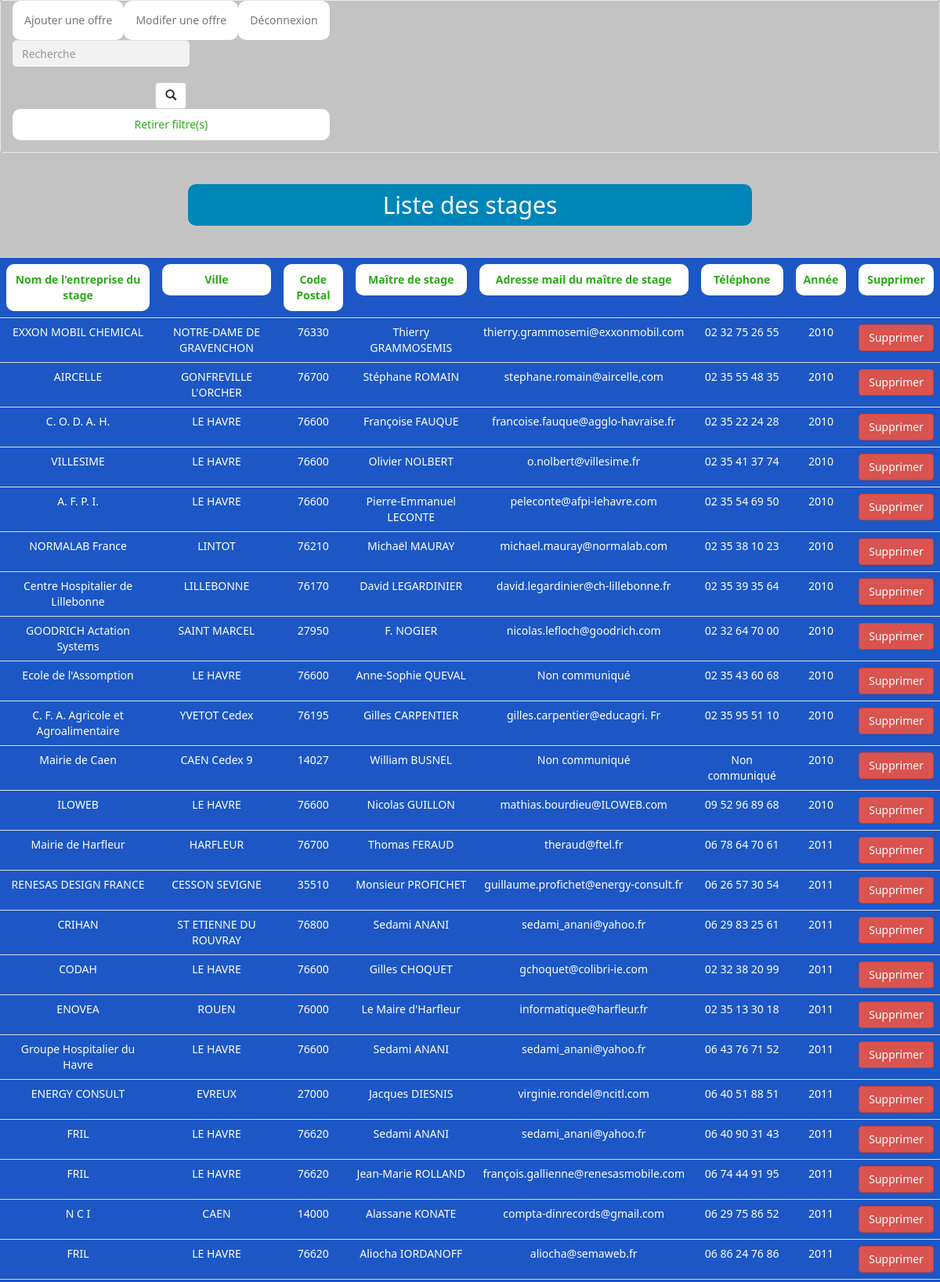
The app's page /listeAdmin.php (signed in, upper part) with its own data.
### tables this page shows
CREATE TABLE `offre` (
  `nomEnt` varchar(50) NOT NULL,
  `ville` varchar(50) NOT NULL,
  `codePostal` int(5) NOT NULL,
  `maitreStg` varchar(50) NOT NULL,
  `mail` varchar(50) NOT NULL,
  `telephone` varchar(20) NOT NULL,
  `id` int(3) NOT NULL,
  `annee` year(4) NOT NULL
);

### listeAdmin.php (the view, shortened to what this page needs)
<?php
$conn = mysqli_connect("localhost", "root", "", "stage");
$sort = isset($_GET['sort']) ? $_GET['sort'] : '';
$order = isset($_GET['order']) ? $_GET['order'] : 'asc';
if (isset($_POST['search'])) {
    $search_term = $_POST['search_term'];
    $resut = mysqli_query($conn, "SELECT * FROM offre WHERE nomEnt LIKE '%$search_term%'  OR ville LIKE '%$search_term%' OR codePostal LIKE '%$search_term%'
    OR maitreStg LIKE '%$search_term%' OR mail LIKE '%$search_term%' OR telephone LIKE '%$search_term%' OR annee LIKE '%$search_term%'");
    $resultat = mysqli_fetch_all($resut);
}
else if ($sort != '' && $order != '') {
    $resut = mysqli_query($conn, "SELECT * FROM offre ORDER BY $sort $order");
    $resultat = mysqli_fetch_all($resut);
}
else {
    $resut = mysqli_query($conn, "SELECT * FROM offre");
    $resultat = mysqli_fetch_all($resut);
}
?>
<!DOCTYPE html>
<html lang="en">
<head>
    <link rel="stylesheet" href="https://maxcdn.bootstrapcdn.com/bootstrap/3.4.1/css/bootstrap.min.css">
    <link rel="stylesheet" href="styleListe.css">
</head>
<body>
    <form action="" method="post">
        <div class="navbar navbar-default">
            <div class="container-fluid">
                <ul class="nav navbar-nav">
                    <li><a href="ajoutOffre.php">Ajouter une offre</a></li>
                    <li><a href="modifierOffre.php">Modifer une offre</a></li>
                    <li><a href="logout.php">Déconnexion</a></li>
                    <div class="form-group">
                        <input type="text" class="form-control" placeholder="Recherche" name="search_term"><br>
                        <button type="submit" class="btn btn-default" name="search"><span class="glyphicon glyphicon-search"></span></button>
                        <a href="listeAdmin.php">Retirer filtre(s)</a>
                    </div>
                </ul>
            </div>
        </div>
        <center>
            <h2>Liste des stages</h2><br>
            <table class="table">
                <tr>
                    <th><a href="?sort=nomEnt&order=<?php echo $sort == 'nomEnt' && $order == 'asc' ? 'desc' : 'asc'; ?>">Nom de l'entreprise du stage</a></th>
                    <th><a href="?sort=ville&order=<?php echo $sort == 'ville' && $order == 'asc' ? 'desc' : 'asc'; ?>">Ville</a></th>
                    <th><a href="?sort=codePostal&order=<?php echo $sort == 'codePostal' && $order == 'asc' ? 'desc' : 'asc'; ?>">Code Postal</a></th>
                    <th><a href="?sort=maitreStg&order=<?php echo $sort == 'maitreStg' && $order == 'asc' ? 'desc' : 'asc'; ?>">Maître de stage</a></th>
                    <th><a href="?sort=mail&order=<?php echo $sort == 'mail' && $order == 'asc' ? 'desc' : 'asc'; ?>">Adresse mail du maître de stage</a></th>
                    <th><a href="?sort=telephone&order=<?php echo $sort == 'telephone' && $order == 'asc' ? 'desc' : 'asc'; ?>">Téléphone</a></th>
                    <th><a href="?sort=annee&order=<?php echo $sort == 'annee' && $order == 'asc' ? 'desc' : 'asc'; ?>">Année</a></th>
                    <th>
                        <p>Supprimer</p>
                    </th>
                </tr>
                <?php
                foreach ($resultat as $res) {
                    echo "<tr>
                    <td><input type='hidden' name='nomEnt$res[6]' value='$res[0]'>$res[0]</td>
                    <td><input type='hidden' name='ville$res[6]' value='$res[1]'>$res[1]</td>
                    <td><input type='hidden' name='codePostal$res[6]' value='$res[2]'>$res[2]</td>
                    <td><input type='hidden' name='maitreStg$res[6]' value='$res[3]'>$res[3]</td>
                    <td><input type='hidden' name='mail$res[6]' value='$res[4]'>$res[4]</td>
                    <td><input type='hidden' name='telephone$res[6]' value='$res[5]'>$res[5]</td>
                    <td><input type='hidden' name='annee$res[6]' value='$res[7]'>$res[7]</td>
                    <td><input type='submit' class='btn btn-danger' name='supprimer$res[6]' value='Supprimer'></td>
                </tr>";
                }
                ?>
            </table>
        </center>
    </form>
</body>
</html>

### styleListe.css (style rules this page uses)
body { font-family: system-ui; }
form { display: flex; flex-direction: column; background-color: rgb(195, 195, 195); }
p { color: #2ea81c; background-color: white; padding: 10px; border-radius: 10px; }
h2 { color: #ffffff; background-color: #0085b9; display: flex; flex-direction: column; align-items: center; justify-content: center; margin: 20px auto; width: 60%; height: auto; padding: 10px; border-radius: 10px; }
a { color: #2ea81c; background-color: white; text-decoration: none; display: flex; flex-direction: column; align-items: center; padding: 10px; border-radius: 10px; transition: all 0.3s ease; }
td { color: #ffffff; text-align: center; background-color: #1c57c5; }
th { text-align: center; background-color: #1c57c5; }
div { text-align: center; background-color: rgb(195, 195, 195); }
input[type="text"], button { border-radius: 5px; border: none; background-color: #f2f2f2; width: auto; }

### records on screen
offre: nomEnt "EXXON MOBIL CHEMICAL", ville "NOTRE-DAME DE GRAVENCHON", codePostal "76330", maitreStg "Thierry GRAMMOSEMIS", mail "thierry.grammosemi@exxonmobil.com", telephone "02 32 75 26 55", annee "2010"
offre: nomEnt "AIRCELLE", ville "GONFREVILLE L'ORCHER", codePostal "76700", maitreStg "Stéphane ROMAIN", mail "stephane.romain@aircelle,com", telephone "02 35 55 48 35", annee "2010"
offre: nomEnt "C. O. D. A. H.", ville "LE HAVRE", codePostal "76600", maitreStg "Françoise FAUQUE", mail "francoise.fauque@agglo-havraise.fr", telephone "02 35 22 24 28", annee "2010"
offre: nomEnt "VILLESIME", ville "LE HAVRE", codePostal "76600", maitreStg "Olivier NOLBERT", mail "o.nolbert@villesime.fr", telephone "02 35 41 37 74", annee "2010"
offre: nomEnt "A. F. P. I.", ville "LE HAVRE", codePostal "76600", maitreStg "Pierre-Emmanuel LECONTE", mail "peleconte@afpi-lehavre.com", telephone "02 35 54 69 50", annee "2010"
offre: nomEnt "NORMALAB France", ville "LINTOT", codePostal "76210", maitreStg "Michaël MAURAY", mail "michael.mauray@normalab.com", telephone "02 35 38 10 23", annee "2010"
offre: nomEnt "Centre Hospitalier de Lillebonne", ville "LILLEBONNE", codePostal "76170", maitreStg "David LEGARDINIER", mail "david.legardinier@ch-lillebonne.fr", telephone "02 35 39 35 64", annee "2010"
offre: nomEnt "GOODRICH Actation Systems", ville "SAINT MARCEL", codePostal "27950", maitreStg "F. NOGIER", mail "nicolas.lefloch@goodrich.com", telephone "02 32 64 70 00", annee "2010"
offre: nomEnt "Ecole de l'Assomption", ville "LE HAVRE", codePostal "76600", maitreStg "Anne-Sophie QUEVAL", mail "Non communiqué", telephone "02 35 43 60 68", annee "2010"
offre: nomEnt "C. F. A. Agricole et Agroalimentaire", ville "YVETOT Cedex", codePostal "76195", maitreStg "Gilles CARPENTIER", mail "gilles.carpentier@educagri. Fr", telephone "02 35 95 51 10", annee "2010"
offre: nomEnt "Mairie de Caen", ville "CAEN Cedex 9", codePostal "14027", maitreStg "William BUSNEL", mail "Non communiqué", telephone "Non communiqué", annee "2010"
offre: nomEnt "ILOWEB", ville "LE HAVRE", codePostal "76600", maitreStg "Nicolas GUILLON", mail "mathias.bourdieu@ILOWEB.com", telephone "09 52 96 89 68", annee "2010"
offre: nomEnt "Mairie de Harfleur", ville "HARFLEUR", codePostal "76700", maitreStg "Thomas FERAUD", mail "theraud@ftel.fr", telephone "06 78 64 70 61", annee "2011"
offre: nomEnt "RENESAS DESIGN FRANCE", ville "CESSON SEVIGNE", codePostal "35510", maitreStg "Monsieur PROFICHET", mail "guillaume.profichet@energy-consult.fr", telephone "06 26 57 30 54", annee "2011"
offre: nomEnt "CRIHAN", ville "ST ETIENNE DU ROUVRAY", codePostal "76800", maitreStg "Sedami ANANI", mail "sedami_anani@yahoo.fr", telephone "06 29 83 25 61", annee "2011"
offre: nomEnt "CODAH", ville "LE HAVRE", codePostal "76600", maitreStg "Gilles CHOQUET", mail "gchoquet@colibri-ie.com", telephone "02 32 38 20 99", annee "2011"
offre: nomEnt "ENOVEA", ville "ROUEN", codePostal "76000", maitreStg "Le Maire d'Harfleur", mail "informatique@harfleur.fr", telephone "02 35 13 30 18", annee "2011"
offre: nomEnt "Groupe Hospitalier du Havre", ville "LE HAVRE", codePostal "76600", maitreStg "Sedami ANANI", mail "sedami_anani@yahoo.fr", telephone "06 43 76 71 52", annee "2011"
offre: nomEnt "ENERGY CONSULT", ville "EVREUX", codePostal "27000", maitreStg "Jacques DIESNIS", mail "virginie.rondel@ncitl.com", telephone "06 40 51 88 51", annee "2011"
offre: nomEnt "FRIL", ville "LE HAVRE", codePostal "76620", maitreStg "Sedami ANANI", mail "sedami_anani@yahoo.fr", telephone "06 40 90 31 43", annee "2011"
offre: nomEnt "FRIL", ville "LE HAVRE", codePostal "76620", maitreStg "Jean-Marie ROLLAND", mail "françois.gallienne@renesasmobile.com", telephone "06 74 44 91 95", annee "2011"
offre: nomEnt "N C I", ville "CAEN", codePostal "14000", maitreStg "Alassane KONATE", mail "compta-dinrecords@gmail.com", telephone "06 29 75 86 52", annee "2011"
offre: nomEnt "FRIL", ville "LE HAVRE", codePostal "76620", maitreStg "Aliocha IORDANOFF", mail "aliocha@semaweb.fr", telephone "06 86 24 76 86", annee "2011"
